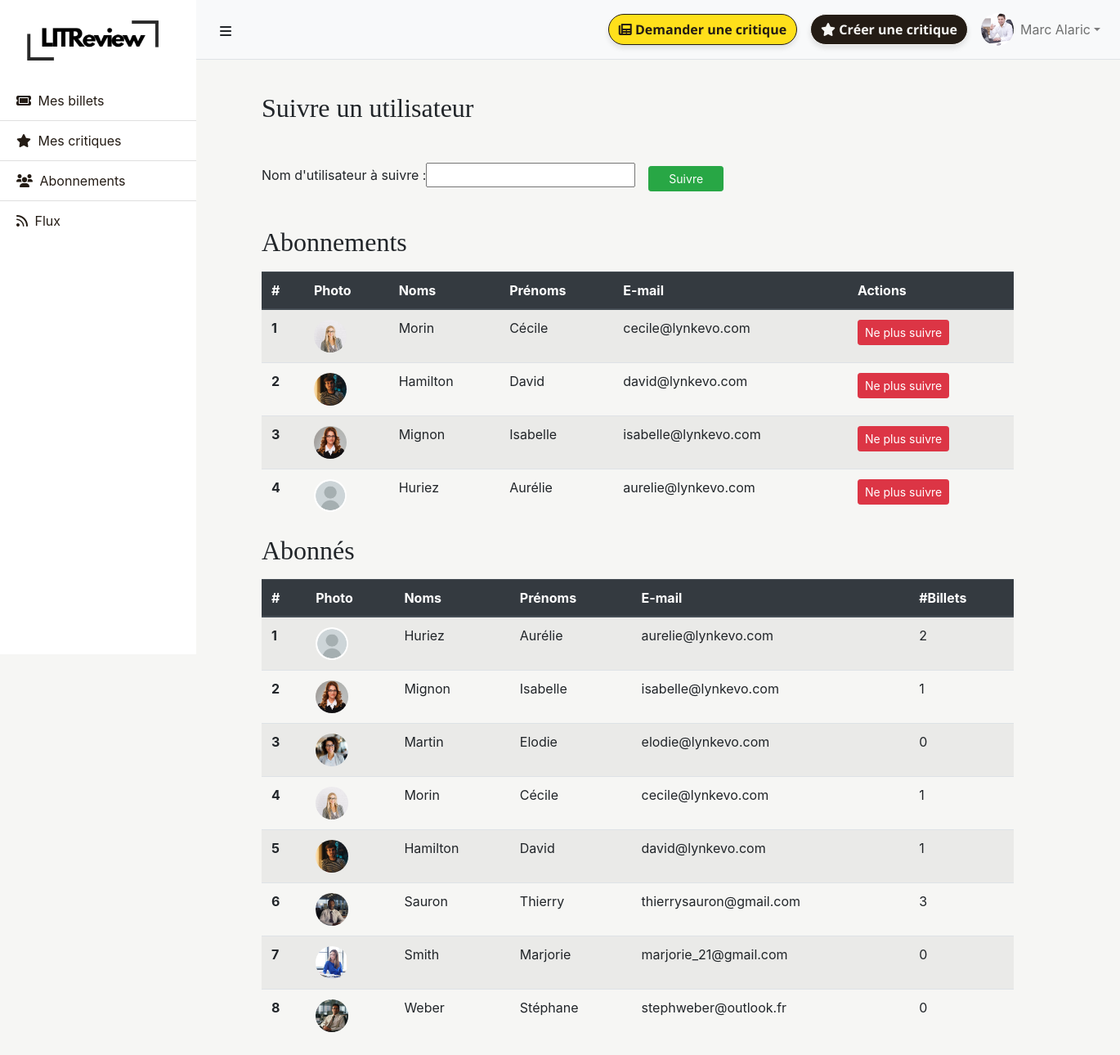
Before: /following/ (signed in) with the older database file.
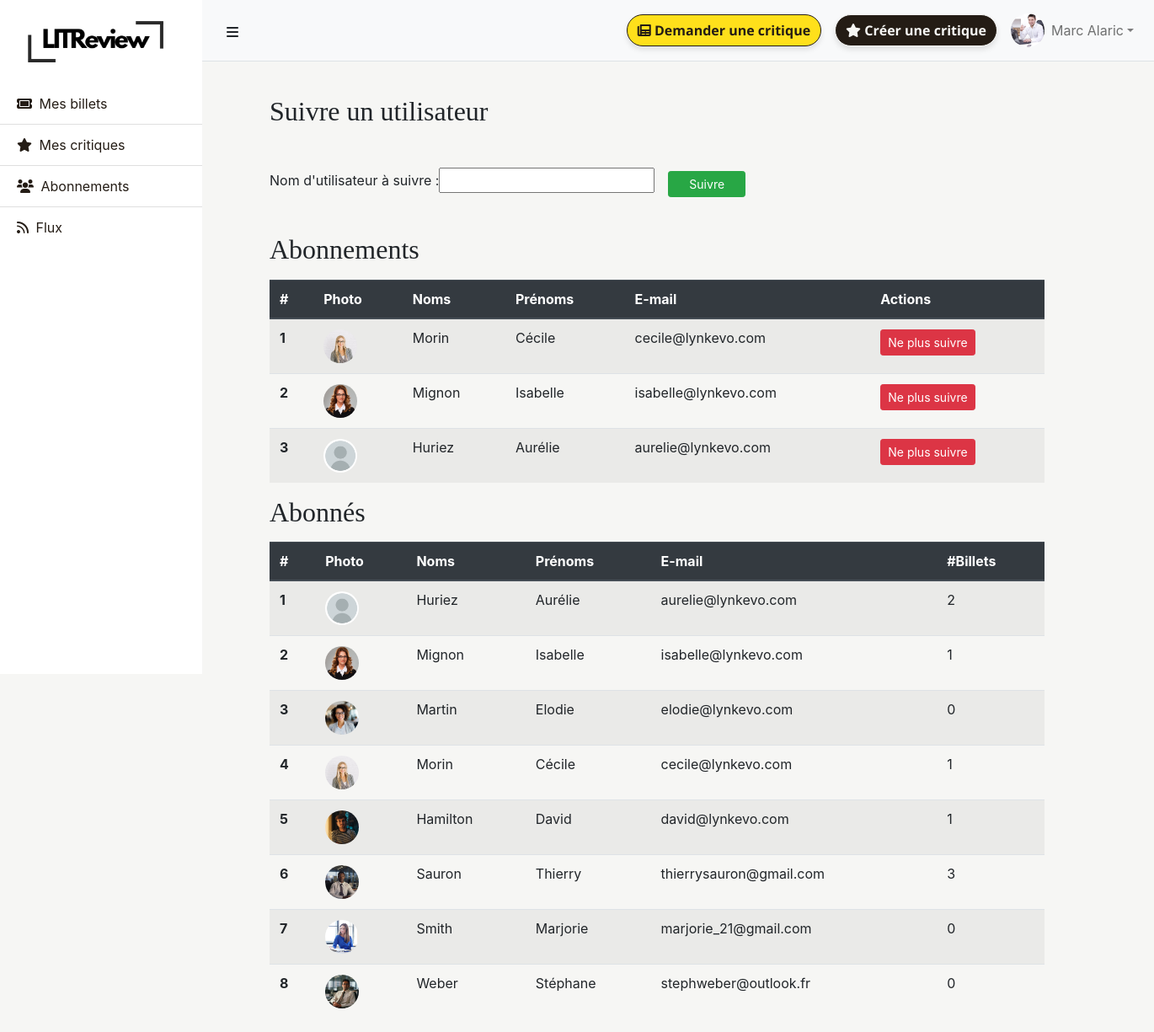
After: the same page with the newer database file.
### reviews/models.py (models this page shows, shortened)
class UserFollows(models.Model):
    user = models.ForeignKey(settings.AUTH_USER_MODEL, on_delete=models.CASCADE, related_name='following')
    followed_user = models.ForeignKey(settings.AUTH_USER_MODEL, on_delete=models.CASCADE, related_name='followed_by')
    class Meta:
        unique_together = ('user', 'followed_user')

class CustomUser(AbstractBaseUser, PermissionsMixin):
    email = models.EmailField(unique=True)
    first_name = models.CharField(max_length=30, blank=True)
    last_name = models.CharField(max_length=30, blank=True)
    is_active = models.BooleanField(default=True)
    is_staff = models.BooleanField(default=False)
    date_joined = models.DateTimeField(auto_now_add=True)
    profile_picture = models.ImageField(upload_to='profile_pictures/', null=True, blank=True)
    objects = CustomUserManager()
    USERNAME_FIELD = 'email'
    REQUIRED_FIELDS = []

### reviews/views.py (the view, shortened to what this page needs)
# urls.py: path('following/', list_following, name='list_following' ),
@login_required
def list_following(request):
    following = UserFollows.objects.filter(user=request.user).prefetch_related('followed_user').annotate(
        ticket_number=Count('followed_user__ticket')
    )
    followers = UserFollows.objects.filter(followed_user=request.user).prefetch_related('user').annotate(
        ticket_number=Count('user__ticket')
    )
    form = FollowUserForm()
    return render (request, 'reviews/list_following.html', {
        'following': following,
        'followers': followers,
        'form': form
    })

### reviews/forms.py (shortened to what this page needs)
class FollowUserForm(forms.Form):
    username = forms.CharField(max_length=150, label="Nom d'utilisateur à suivre")

### reviews/templates/reviews/list_following.html (shortened to what this page needs)
{% extends 'reviews/base.html' %}
{% block content %}
<div class="container follow-user-form">
    <div class="row my-4">
        <div class="col mb-2 offset-md-2">
            <h2 class="my-3">Suivre un utilisateur</h2>
        </div>
        <div class="container mt-4">
            <div class="row">
                <div class="col-md-8 offset-md-2">
                    <form method="post" class="form-inline">
                        <div class="form-group mb-2 mr-2">
                            {{ form.username.label_tag }}
                            {{ form.username }}
                        </div>
                        <button
                                type="submit"
                                class="btn btn-success btn-sm px-4 ml-2 follow-button"
                                aria-label="Suivre">
                            Suivre
                        </button>
                    </form>
                </div>
            </div>
        </div>
    </div>
</div>
<div class="container">
    <div class="row">
        <h2 class="col-12 mb-3 offset-md-2">Abonnements</h2>
        <div class="col offset-md-2">
            {% include 'reviews/partials/following_list.html' with users=following %}
        </div>
    </div>
</div>
<div class="container following-users">
    <div class="row">
        <h2 class="col-12 mb-3 offset-md-2">Abonnés</h2>
        <div class="col offset-md-2">
            {% include 'reviews/partials/followers_list.html' with users=followers %}
        </div>
    </div>
</div>
{% endblock %}

### reviews/templates/reviews/partials/following_list.html (shortened to what this page needs)
<table class="table table-striped table-hover">
    <thead class="thead-dark">
        <tr>
            <th scope="col">#</th>
            <th scope="col">Photo</th>
            <th scope="col">Noms</th>
            <th scope="col">Prénoms</th>
            <th scope="col">E-mail</th>
            <th scope="col">Actions</th>
        </tr>
    </thead>
    <tbody>
        {% for follow in users %}
            <tr>
                <th scope="row">{{ forloop.counter }}</th>
                <td>
                    {% if follow.followed_user.profile_picture %}
                        <img
                                src="{{ follow.followed_user.profile_picture.url }}"
                                alt="{{ follow.followed_user.first_name }}"
                                class="profile-picture">
                    {% else %}
                        <img
                            src="/media/profile_pictures/default-image.jpg"
                            alt="default"
                            class="no-profile-picture">
                    {% endif %}
                </td>
                <td>{{ follow.followed_user.last_name }}</td>
                <td>{{ follow.followed_user.first_name }}</td>
                <td>{{ follow.followed_user.email }}</td>
                <td>
                    <form
                        method="post"
                        action="{% url 'unfollow_user' follow.followed_user.id %}"
                        class="following-form d-inline">
                    <button
                        type="submit"
                        class="btn btn-danger btn-sm"
                        aria-label="Ne plus suivre">
                        Ne plus suivre
                    </button>
                </form>
                </td>
            </tr>
        {% empty %}
            <tr><td colspan="6">Pas d'abonnements.</td></tr>
        {% endfor %}
    </tbody>
</table>

### reviews/templates/reviews/partials/followers_list.html
<table class="table table-striped table-hover">
    <thead class="thead-dark">
        <tr>
            <th scope="col">#</th>
            <th scope="col">Photo</th>
            <th scope="col">Noms</th>
            <th scope="col">Prénoms</th>
            <th scope="col">E-mail</th>
            <th scope="col">#Billets</th>
        </tr>
    </thead>
    <tbody>
        {% for user in users %}
            <tr>
                <th scope="row">{{ forloop.counter }}</th>
                <td>
                    {% if user.user.profile_picture %}
                        <img
                                src="{{ user.user.profile_picture.url }}"
                                alt="{{ user.user.first_name }}"
                                class="profile-picture">
                    {% else %}
                        <img
                            src="/media/profile_pictures/default-image.jpg"
                            alt="default"
                            class="no-profile-picture">
                    {% endif %}
                </td>
                <td>{{ user.user.last_name }}</td>
                <td>{{ user.user.first_name }}</td>
                <td>{{ user.user.email }}</td>
                <td>{{ user.ticket_number }}</td>
            </tr>
        {% empty %}
            <tr><td colspan="6">Pas d'abonné(e) pour l'instant.</td></tr>
        {% endfor %}
    </tbody>
</table>

Changed rows visible on the page:
removed UserFollows: followed_user.profile_picture (picture), followed_user.last_name "Hamilton", followed_user.first_name "David", followed_user.email "david@lynkevo.com", shown under "Abonnements"
